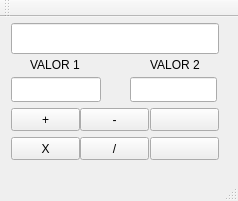
<?xml version="1.0" encoding="UTF-8"?>
<ui version="4.0">
 <class>MainWindow</class>
 <widget class="QMainWindow" name="MainWindow">
  <property name="geometry">
   <rect>
    <x>0</x>
    <y>0</y>
    <width>238</width>
    <height>201</height>
   </rect>
  </property>
  <property name="windowTitle">
   <string>PROJETO CALCULADORA</string>
  </property>
  <widget class="QWidget" name="centralWidget">
   <widget class="QLineEdit" name="lineEditVisor">
    <property name="geometry">
     <rect>
      <x>11</x>
      <y>6</y>
      <width>208</width>
      <height>31</height>
     </rect>
    </property>
    <property name="font">
     <font>
      <pointsize>14</pointsize>
     </font>
    </property>
    <property name="alignment">
     <set>Qt::AlignRight|Qt::AlignTrailing|Qt::AlignVCenter</set>
    </property>
   </widget>
   <widget class="QPushButton" name="pushButtonAdicionar">
    <property name="geometry">
     <rect>
      <x>11</x>
      <y>91</y>
      <width>69</width>
      <height>23</height>
     </rect>
    </property>
    <property name="toolTip">
     <string/>
    </property>
    <property name="text">
     <string>+</string>
    </property>
    <property name="iconSize">
     <size>
      <width>16</width>
      <height>16</height>
     </size>
    </property>
   </widget>
   <widget class="QPushButton" name="pushButtonSubtrair">
    <property name="geometry">
     <rect>
      <x>80</x>
      <y>91</y>
      <width>69</width>
      <height>23</height>
     </rect>
    </property>
    <property name="toolTip">
     <string/>
    </property>
    <property name="text">
     <string>-</string>
    </property>
    <property name="iconSize">
     <size>
      <width>16</width>
      <height>16</height>
     </size>
    </property>
   </widget>
   <widget class="QPushButton" name="pushButtonMutiplicar">
    <property name="geometry">
     <rect>
      <x>11</x>
      <y>120</y>
      <width>69</width>
      <height>23</height>
     </rect>
    </property>
    <property name="toolTip">
     <string/>
    </property>
    <property name="text">
     <string>X</string>
    </property>
    <property name="iconSize">
     <size>
      <width>16</width>
      <height>16</height>
     </size>
    </property>
   </widget>
   <widget class="QPushButton" name="pushButtonDividir">
    <property name="geometry">
     <rect>
      <x>80</x>
      <y>120</y>
      <width>69</width>
      <height>23</height>
     </rect>
    </property>
    <property name="toolTip">
     <string/>
    </property>
    <property name="text">
     <string>/</string>
    </property>
    <property name="iconSize">
     <size>
      <width>16</width>
      <height>16</height>
     </size>
    </property>
   </widget>
   <widget class="QPushButton" name="pushButtonPotencia">
    <property name="geometry">
     <rect>
      <x>150</x>
      <y>91</y>
      <width>69</width>
      <height>23</height>
     </rect>
    </property>
    <property name="font">
     <font>
      <pointsize>8</pointsize>
     </font>
    </property>
    <property name="toolTip">
     <string/>
    </property>
    <property name="text">
     <string/>
    </property>
    <property name="icon">
     <iconset>
      <normalon>../Incone Potencia.png</normalon>
     </iconset>
    </property>
    <property name="iconSize">
     <size>
      <width>64</width>
      <height>64</height>
     </size>
    </property>
   </widget>
   <widget class="QPushButton" name="pushButtonRaiz">
    <property name="geometry">
     <rect>
      <x>150</x>
      <y>120</y>
      <width>69</width>
      <height>23</height>
     </rect>
    </property>
    <property name="toolTip">
     <string/>
    </property>
    <property name="text">
     <string/>
    </property>
    <property name="icon">
     <iconset>
      <normalon>../Incone Raiz indice X.png</normalon>
     </iconset>
    </property>
    <property name="iconSize">
     <size>
      <width>64</width>
      <height>64</height>
     </size>
    </property>
   </widget>
   <widget class="QLineEdit" name="lineEditNumero1">
    <property name="geometry">
     <rect>
      <x>11</x>
      <y>60</y>
      <width>90</width>
      <height>25</height>
     </rect>
    </property>
    <property name="font">
     <font>
      <pointsize>10</pointsize>
     </font>
    </property>
    <property name="text">
     <string/>
    </property>
    <property name="alignment">
     <set>Qt::AlignCenter</set>
    </property>
   </widget>
   <widget class="QLineEdit" name="lineEditNumero2">
    <property name="geometry">
     <rect>
      <x>130</x>
      <y>60</y>
      <width>87</width>
      <height>25</height>
     </rect>
    </property>
    <property name="font">
     <font>
      <pointsize>10</pointsize>
     </font>
    </property>
    <property name="text">
     <string/>
    </property>
    <property name="alignment">
     <set>Qt::AlignCenter</set>
    </property>
   </widget>
   <widget class="QLabel" name="label">
    <property name="geometry">
     <rect>
      <x>30</x>
      <y>40</y>
      <width>61</width>
      <height>15</height>
     </rect>
    </property>
    <property name="text">
     <string>VALOR 1</string>
    </property>
   </widget>
   <widget class="QLabel" name="label_2">
    <property name="geometry">
     <rect>
      <x>150</x>
      <y>40</y>
      <width>61</width>
      <height>15</height>
     </rect>
    </property>
    <property name="text">
     <string>VALOR 2</string>
    </property>
   </widget>
  </widget>
  <widget class="QMenuBar" name="menuBar">
   <property name="geometry">
    <rect>
     <x>0</x>
     <y>0</y>
     <width>238</width>
     <height>21</height>
    </rect>
   </property>
  </widget>
  <widget class="QToolBar" name="mainToolBar">
   <attribute name="toolBarArea">
    <enum>TopToolBarArea</enum>
   </attribute>
   <attribute name="toolBarBreak">
    <bool>false</bool>
   </attribute>
  </widget>
  <widget class="QStatusBar" name="statusBar"/>
 </widget>
 <layoutdefault spacing="6" margin="11"/>
 <resources/>
 <connections/>
</ui>
